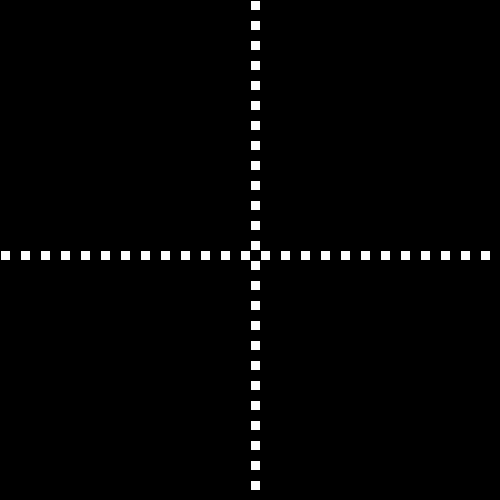
Frame 1 (no input)
Frame 60 (the mouse pressed at the canvas centre just before this capture): identical to frame 1, image omitted
Frame 120 (the mouse held since frame 60 and released just before this capture): identical to frame 1, image omitted

The Processing sketch that drew this single still picture (run headless with seeded random() and noise(); from frame 60 on, the mouse is pressed at the canvas centre):

// Processing sketch: dennisdebug2
// ── dennisdebug2.pde
void setup() {
  size(500, 500);
  background(0);
}

void draw() {
  for (int x = 0; x < width; x = x + 20) {
    rect(x, height/2, 10, 10);
  }
  for (int y = 0; y < height; y = y + 20) {
    rect(width/2, y, 10, 10);
  }
}
